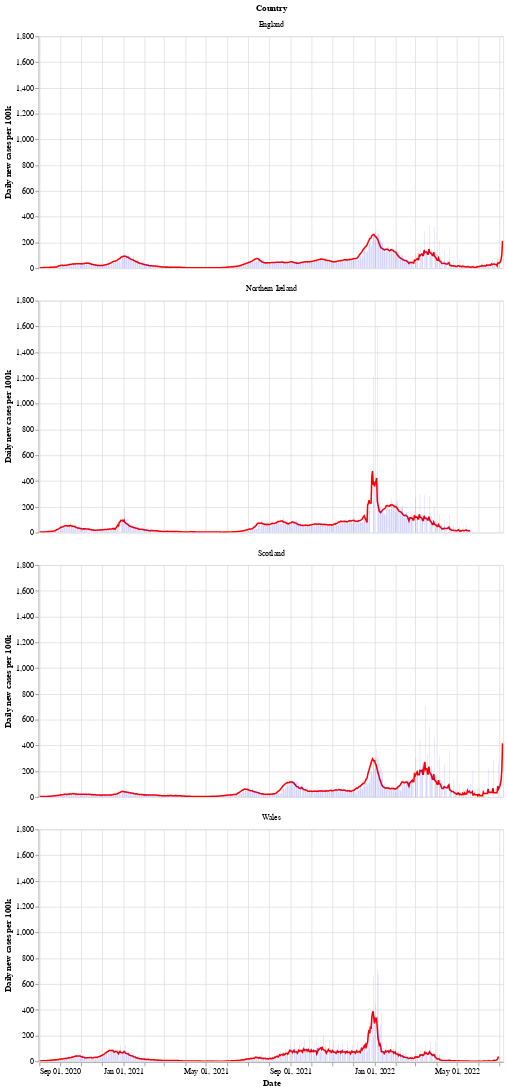

The code cell stored with this chart in its notebook:
### Markdown cell above
Next is a bar chart of the number of new cases in each country (per 100k population), with the 7 day moving average of cases. Again we see that Wales saw a longer period of raising and falling cases compared to the other countries.

After a period of cases falling, each nation is now seeing a rise in the number of cases - especially in Wales.

### Code cell
# collapse
bars = alt.Chart(uk_cases).mark_bar().encode(
    x=alt.X("yearmonthdate(date):T", axis=alt.Axis(title='Date')),
    y=alt.Y("newCasesRate:Q", axis=alt.Axis(title='Daily new cases per 100k')),
    tooltip='newCasesRate',
    color=alt.condition(
        alt.datum.dailyChange > 0,
        alt.value("orange"),  # The positive color
        alt.value("blue")  # The negative color
    )
).properties(title='New cases per 100k population with rolling 7 day average', width=600).interactive()
line = alt.Chart(uk_cases).mark_line(
    color='red',
    size=2,
).transform_window(
    rolling_mean='mean(newCasesRate)',
    frame=[0, 7],
    groupby=['areaName']
).encode(
    x='yearmonthdate(date):T',
    y='rolling_mean:Q'
)
alt.layer(line, bars, data=uk_cases).facet(alt.Row('areaName', title='Country'), columns=1)

### Figure 1 — Vega-Lite specification as saved in the notebook (floating-point values rounded to 4 significant figures; data arrays with more than 128 entries replaced by an {"elided": "..."} marker saying what was removed)
{"config": {"view": {"continuousWidth": 400, "continuousHeight": 300}}, "data": {"name": "data-507cb73d65b5af38837a1febacc49948"}, "facet": {"type": "nominal", "field": "areaName", "title": "Country"}, "spec": {"layer": [{"mark": {"type": "line", "color": "red", "size": 2}, "encoding": {"x": {"type": "temporal", "field": "date", "timeUnit": "yearmonthdate"}, "y": {"type": "quantitative", "field": "rolling_mean"}}, "transform": [{"window": [{"op": "mean", "field": "newCasesRate", "as": "rolling_mean"}], "frame": [0, 7], "groupby": ["areaName"]}]}, {"mark": "bar", "encoding": {"color": {"condition": {"value": "orange", "test": "(datum.dailyChange > 0)"}, "value": "blue"}, "tooltip": {"type": "quantitative", "field": "newCasesRate"}, "x": {"type": "temporal", "axis": {"title": "Date"}, "field": "date", "timeUnit": "yearmonthdate"}, "y": {"type": "quantitative", "axis": {"title": "Daily new cases per 100k"}, "field": "newCasesRate"}}, "selection": {"selector002": {"type": "interval", "bind": "scales", "encodings": ["x", "y"]}}, "title": "New cases per 100k population with rolling 7 day average", "width": 600}]}, "columns": 1, "$schema": "https://vega.github.io/schema/vega-lite/v4.8.1.json", "datasets": {"data-507cb73d65b5af38837a1febacc49948": {"elided": "2643 records"}}}
